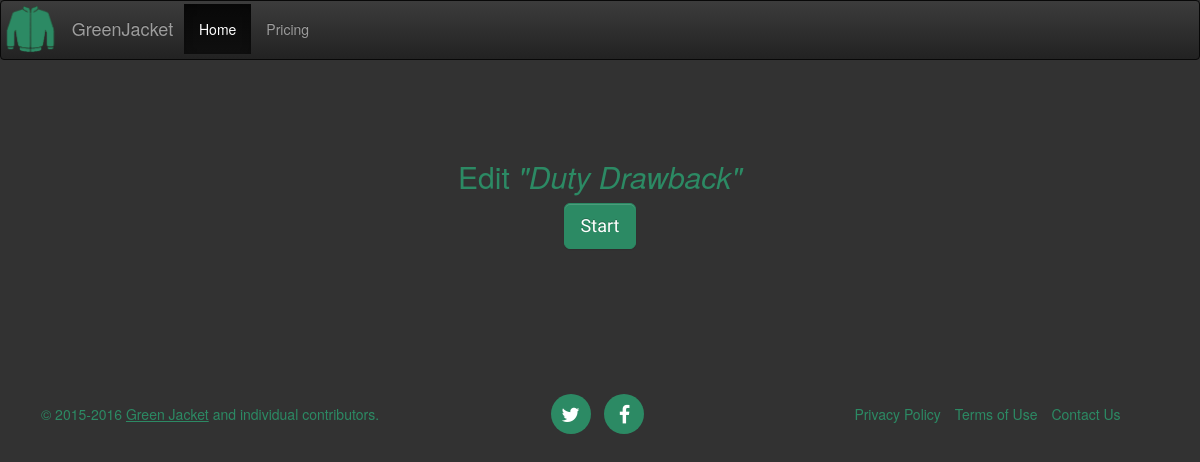
The page /GJ_app/updateItem/4/ on the database as committed earlier.
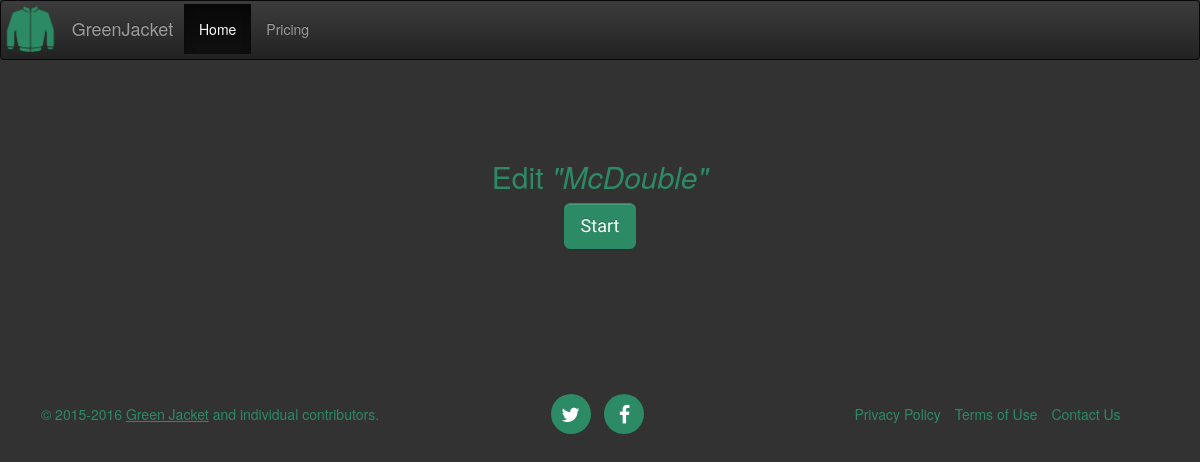
The same page on the database as committed later.
### GJ_Web/GJ_app/models.py (models this page shows)
class Menu(models.Model):
	item_id = models.AutoField(primary_key=True)
	menu_id = models.ForeignKey(User, db_column='menu_id', on_delete=models.CASCADE)
	item_nickname = models.CharField(max_length=200)
	item_basePrice = models.IntegerField(db_column='item_basePrice')  # Field name made lowercase.
	item_isActive = models.NullBooleanField(db_column='item_isActive')  # Field name made lowercase.
	item_startDate = models.DateField(db_column='item_startDate', blank=True, null=True)  # Field name made lowercase.
	item_endDate = models.DateField(db_column='item_endDate', blank=True, null=True)  # Field name made lowercase.
	item_startTime = models.TimeField(db_column='item_startTime', blank=True, null=True)
	item_endTime = models.TimeField(db_column='item_endTime', blank=True, null=True)
	def __str__(self):
		return str(self.item_id) + " " + self.menu_id.company_name + " " + self.item_nickname + " " + str(self.item_basePrice) + " " + str(self.item_startDate) + " " + str(self.item_endDate) + " " + str(self.item_startTime) + " " + str(self.item_endTime)
	def realPrice(self):
		return "{:.2f}".format(float(self.item_basePrice)/100)
	def priceIntegers(self):
		return self.item_basePrice/100
	def priceFloats(self):
		return int(str(self.item_basePrice)[-2:])
	class Meta:
		managed = False
		db_table = 'Menu'

### GJ_Web/GJ_app/views.py (the view)
# urls.py: url(r'^updateItem/(?P<item_id>[0-9]+)/$', views.updateItem, name='updateItem'),
def updateItem(request, item_id):
	categories = Category.objects.all()
	categoryOptions= CategoryOption.objects.all()
	sizes = Size.objects.all()
	containers = Container.objects.all()
	menuObject = Menu.objects.get(item_id = item_id)
	itemObject = Item.objects.get(item_id = menuObject)
	itemSizeObjects = ItemSize.objects.filter(item_id = menuObject)
	itemSizeCount = itemSizeObjects.count()
	return render(request, 'GJ_app/editItem.html', {'item_id': item_id, 'categories': categories, 'containers':containers, 'sizes': sizes, 'categoryOptions':categoryOptions, 'menuObject': menuObject, 'itemObject': itemObject, 'itemSizeObjects': itemSizeObjects, 'itemSizeCount': itemSizeCount})

### GJ_Web/GJ_app/models.py (called while the page is built)
    def mainItem(self):
		optionsList = self.options_isFixed.split(',')
		optionsIndexList = self.options.split(',')
		for index, value in enumerate(optionsList):
			if value == "main":
				mainOptionIndex = optionsIndexList[index]
				mainOptionName = str((Option.objects.get(option_id = mainOptionIndex)).option_name)
				return mainOptionName
		return "missing"

	def priceIntegers(self):
		return self.itemSizePrice/100

	def priceFloats(self):
		return int(str(self.itemSizePrice)[-2:])

### GJ_Web/GJ_app/templates/GJ_app/editItem.html (shortened to what this page needs)
{% extends "base.html" %}
{% block content %}
	<section>
		<div class="container" style="padding-bottom:5%">
			<div id="createLegend">
				<h2 style="text-align:center"> Edit <i>"{{menuObject.item_nickname}}" </i></h2>
			</div>
			<div id="startButton" style="text-align:center; font-family: 'Poiret One', cursive;"><button type="button" class="btn btn-success btn-lg">Start</button> </div>
		</div>
	</section>
	<div style="padding-top:5%"></div>
{% endblock %}

### GJ_Web/GJ_app/templates/base.html (shortened to what this page needs)
<!DOCTYPE html>
<html lang="en">
<head>
    {% load static from staticfiles %}
    <link rel="stylesheet" href="{% static 'css/custom.css' %}" >
    <link rel="stylesheet" href="{% static 'css/bootstrap.min.css' %}" >
	<link rel="stylesheet" href="{% static 'css/datepicker.css' %}" >
	<link rel="stylesheet/less" type="text/css" href="{% static 'less/datepicker.less' %}" />
	<link href="{% static 'css/hover.css' %}" rel="stylesheet" media="all">
    <link rel="stylesheet" href="{% static 'css/bootstrap-theme.min.css' %}">
	<link rel="stylesheet" href="{% static 'css/hover-min.css' %}">
	<link rel="stylesheet" href="{% static 'css/bootstrap-timepicker.min.css' %}">
    <link rel="stylesheet" href="{% static 'css/simple-sidebar.css' %}">
    <link rel="stylesheet" href="{% static 'font-awesome/css/font-awesome.min.css' %}">
</head>
<body>
	<header> {% include "nav_bar.html" %} </header>
	{% block content %} {% endblock %}
	<footer>{% include "footer.html" %}</footer>
</body>
</html>

### GJ_Web/GJ_app/templates/nav_bar.html (shortened to what this page needs)
<nav class="navbar navbar-inverse">
  <div class="container-fluid">
    <div class="navbar-header">
      <a href="/GJ_app/" class="navbar-brand" >
		<img alt="Green Jacket" src="/static/pictures/trans2.gif" class="img-rounded img-responsive">
		<text style="padding-top:0.8em; padding-left: 0.6em; padding-right: 0.6em; font-size:18px !important;"> GreenJacket </text>
	</a>
    </div>
    <div class="collapse navbar-collapse" id="bs-example-navbar-collapse-1">
      <ul class="nav navbar-nav" id="activeBar">
        <li id="homeActive"><a href="/GJ_app/">Home</a></li>
		<li id="pricingActive"><a href="/GJ_app/pricing">Pricing</a></li>
      </ul>
    </div>
  </div>
</nav>

### GJ_Web/GJ_app/templates/footer.html (shortened to what this page needs)
	   <div class="container">
            <div class="row">
                <div class="col-md-4">
                    <span class="copyright" style="color:#2C8A64">&copy; 2015-2016 <a href="/GJ_app/aboutus" style="outline:none; color:#2C8A64"><u>Green Jacket</u></a> and individual contributors.</span>
                </div>
                <div class="col-md-4">
                    <ul class="list-inline social-buttons">
                        <li><a href="#"><i class="fa fa-twitter"></i></a>
                        </li>
                        <li><a href="#"><i class="fa fa-facebook"></i></a>
                        </li>
                    </ul>
                </div>
                <div class="col-md-4">
                    <ul class="list-inline quicklinks">
                        <li><a href="#" style="outline:none;">Privacy Policy</a></li>
                        <li><a href="#" style="outline:none;">Terms of Use</a></li>
						<li><a href="#" style="outline:none;">Contact Us</a></li>
                    </ul>
                </div>
            </div>
        </div>

### GJ_Web/GJ_app/static/css/custom.css (style rules this page uses)
body { padding-top: 30px; }
section { padding-top: 60px; }
footer { padding: 25px 0; text-align: center; }
footer span.copyright { text-transform: uppercase; text-transform: none; font-family: Montserrat,"Helvetica Neue",Helvetica,Arial,sans-serif; line-height: 40px; }
footer ul.quicklinks { margin-bottom: 0; text-transform: uppercase; text-transform: none; font-family: Montserrat,"Helvetica Neue",Helvetica,Arial,sans-serif; line-height: 40px; }
ul.social-buttons { margin-bottom: 0; }
ul.social-buttons li a { display: block; width: 40px; height: 40px; border-radius: 100%; font-size: 20px; line-height: 40px; outline: 0; color: #fff; background-color: #222; -webkit-transition: all .3s; -moz-transition: all .3s; transition: all .3s; }

### GJ_Web/GJ_app/templates/base.html (style rules this page uses)
body { padding-top: 0px; }
section { padding-top: 60px }

### GJ_Web/GJ_app/templates/nav_bar.html (style rules this page uses)
.navbar-inverse { padding-top:0.2em; padding-bottom: 0.4em; }
.navbar-brand { padding: 0px; display:inline-flex; }
.navbar-brand>img { height: 100%; width: auto; }

### GJ_Web/GJ_app/templates/GJ_app/editItem.html (style rules this page uses)
body { background-color: #323232; color: #2c8A64; }
.btn-success { border-color:#2C8A64; background-color: #2C8A64; background-image:none; outline:none; font-family: 'Poiret One', cursive; }

### GJ_Web/GJ_app/templates/footer.html (style rules this page uses)
ul.social-buttons li a { background-color:#2C8A64; }
ul.quicklinks li a { color:#2C8A64; }

Rows that differ between the two databases and show on the page:
changed Menu: item_nickname "Duty Drawback" → "McDouble"
